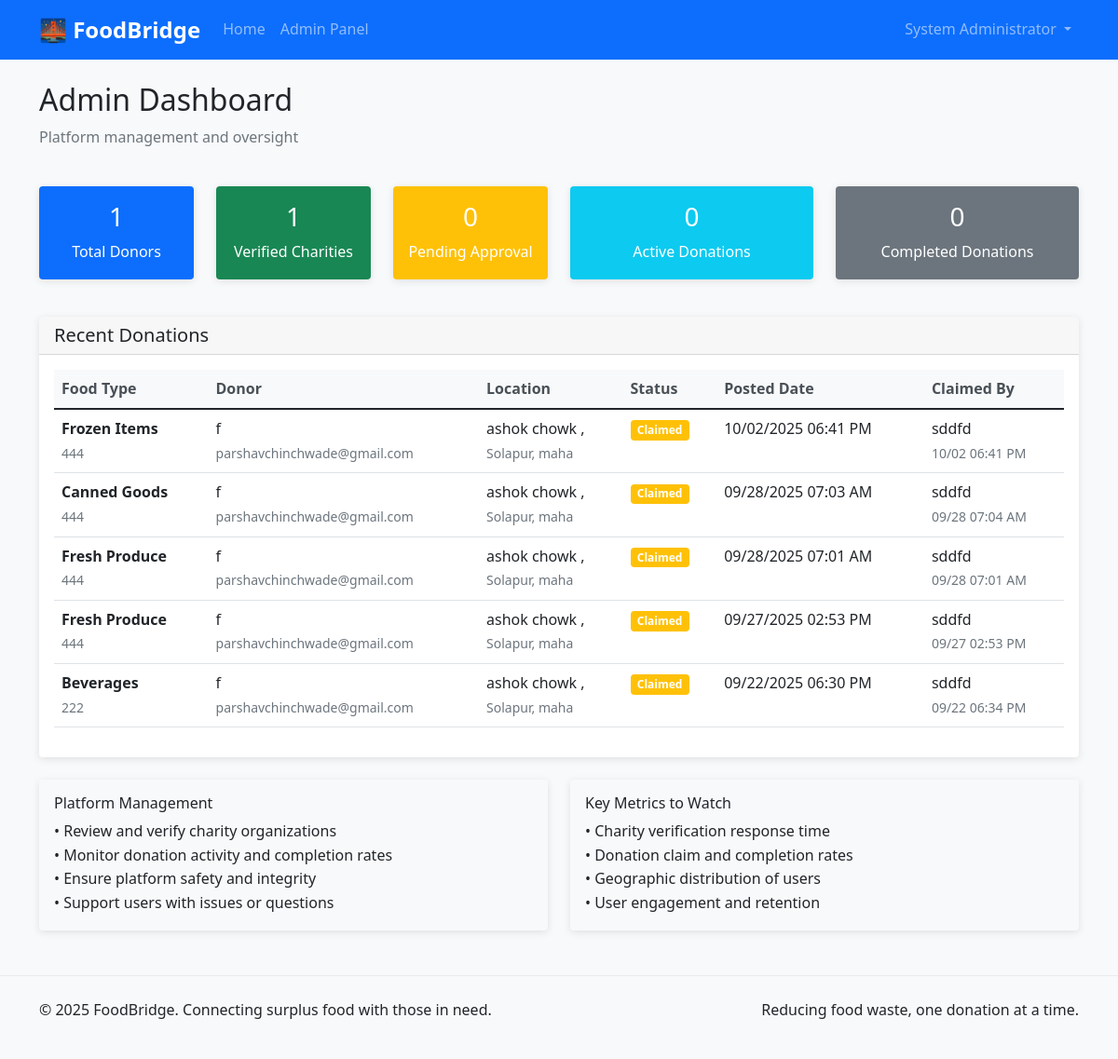
The app's page /admin/dashboard (signed in) with its own data.
### app.py (models this page shows, shortened)
class User(UserMixin, db.Model):
    id = db.Column(db.Integer, primary_key=True)
    username = db.Column(db.String(80), unique=True, nullable=False)
    email = db.Column(db.String(120), unique=True, nullable=False)
    password_hash = db.Column(db.String(128))
    user_type = db.Column(db.String(20), nullable=False)  # 'donor', 'charity', 'admin'
    name = db.Column(db.String(100), nullable=False)
    phone = db.Column(db.String(20))
    address = db.Column(db.String(200))
    city = db.Column(db.String(50))
    state = db.Column(db.String(50))
    zip_code = db.Column(db.String(10))
    is_verified = db.Column(db.Boolean, default=False)
    created_at = db.Column(db.DateTime, default=datetime.utcnow)

class Donation(db.Model):
    id = db.Column(db.Integer, primary_key=True)
    donor_id = db.Column(db.Integer, db.ForeignKey('user.id'), nullable=False)
    food_type = db.Column(db.String(100), nullable=False)
    quantity = db.Column(db.String(50), nullable=False)
    description = db.Column(db.Text)
    pickup_location = db.Column(db.String(200), nullable=False)
    pickup_address = db.Column(db.String(200), nullable=False)
    pickup_city = db.Column(db.String(50), nullable=False)
    pickup_state = db.Column(db.String(50), nullable=False)
    pickup_zip = db.Column(db.String(10), nullable=False)
    available_from = db.Column(db.DateTime, nullable=False)
    available_until = db.Column(db.DateTime, nullable=False)
    contact_name = db.Column(db.String(100), nullable=False)
    contact_phone = db.Column(db.String(20), nullable=False)
    contact_email = db.Column(db.String(120))
    status = db.Column(db.String(20), default='available')  # 'available', 'claimed', 'completed'
    claimed_by = db.Column(db.Integer, db.ForeignKey('user.id'))
    claimed_at = db.Column(db.DateTime)
    created_at = db.Column(db.DateTime, default=datetime.utcnow)
    donor = db.relationship('User', foreign_keys=[donor_id], backref='donations')
    claimer = db.relationship('User', foreign_keys=[claimed_by])

### app.py (the view)
@app.route('/admin/dashboard')
@login_required
def admin_dashboard():
    if current_user.user_type != 'admin':
        flash('Access denied')
        return redirect(url_for('index'))
    pending_charities = User.query.filter_by(user_type='charity', is_verified=False).all()
    all_donations = Donation.query.order_by(Donation.created_at.desc()).limit(20).all()
    stats = {
        'total_donors': User.query.filter_by(user_type='donor').count(),
        'total_charities': User.query.filter_by(user_type='charity', is_verified=True).count(),
        'pending_charities': len(pending_charities),
        'active_donations': Donation.query.filter_by(status='available').count(),
        'completed_donations': Donation.query.filter_by(status='completed').count()
    }
    return render_template('admin_dashboard.html',
                         pending_charities=pending_charities,
                         donations=all_donations,
                         stats=stats)

### app.py (called while the page is built)
@login_manager.user_loader
def load_user(user_id):
    return User.query.get(int(user_id))

### templates/admin_dashboard.html (shortened to what this page needs)
{% extends "base.html" %}
{% block content %}
<div class="row mb-4">
    <div class="col-12">
        <h2>Admin Dashboard</h2>
        <p class="text-muted">Platform management and oversight</p>
    </div>
</div>
<div class="row mb-4">
    <div class="col-md-2 col-sm-6 mb-3">
        <div class="card bg-primary text-white">
            <div class="card-body text-center">
                <h3 class="card-title">{{ stats.total_donors }}</h3>
                <p class="card-text">Total Donors</p>
            </div>
        </div>
    </div>
    <div class="col-md-2 col-sm-6 mb-3">
        <div class="card bg-success text-white">
            <div class="card-body text-center">
                <h3 class="card-title">{{ stats.total_charities }}</h3>
                <p class="card-text">Verified Charities</p>
            </div>
        </div>
    </div>
    <div class="col-md-2 col-sm-6 mb-3">
        <div class="card bg-warning text-white">
            <div class="card-body text-center">
                <h3 class="card-title">{{ stats.pending_charities }}</h3>
                <p class="card-text">Pending Approval</p>
            </div>
        </div>
    </div>
    <div class="col-md-3 col-sm-6 mb-3">
        <div class="card bg-info text-white">
            <div class="card-body text-center">
                <h3 class="card-title">{{ stats.active_donations }}</h3>
                <p class="card-text">Active Donations</p>
            </div>
        </div>
    </div>
    <div class="col-md-3 col-sm-6 mb-3">
        <div class="card bg-secondary text-white">
            <div class="card-body text-center">
                <h3 class="card-title">{{ stats.completed_donations }}</h3>
                <p class="card-text">Completed Donations</p>
            </div>
        </div>
    </div>
</div>
<div class="row">
    <div class="col-12">
        <div class="card">
            <div class="card-header">
                <h5 class="mb-0">Recent Donations</h5>
            </div>
            <div class="card-body">
                {% if donations %}
                <div class="table-responsive">
                    <table class="table table-hover">
                        <thead>
                            <tr>
                                <th>Food Type</th>
                                <th>Donor</th>
                                <th>Location</th>
                                <th>Status</th>
                                <th>Posted Date</th>
                                <th>Claimed By</th>
                            </tr>
                        </thead>
                        <tbody>
                            {% for donation in donations %}
                            <tr>
                                <td>
                                    <strong>{{ donation.food_type }}</strong><br>
                                    <small class="text-muted">{{ donation.quantity }}</small>
                                </td>
                                <td>
                                    {{ donation.donor.name }}<br>
                                    <small class="text-muted">{{ donation.donor.email }}</small>
                                </td>
                                <td>
                                    {{ donation.pickup_location }}<br>
                                    <small class="text-muted">{{ donation.pickup_city }}, {{ donation.pickup_state }}</small>
                                </td>
                                <td>
                                    <span class="badge
                                        {% if donation.status == 'available' %}bg-success
                                        {% elif donation.status == 'claimed' %}bg-warning
                                        {% else %}bg-secondary{% endif %}">
                                        {{ donation.status|title }}
                                    </span>
                                </td>
                                <td>{{ donation.created_at.strftime('%m/%d/%Y %I:%M %p') }}</td>
                                <td>
                                    {% if donation.claimer %}
                                        {{ donation.claimer.name }}<br>
                                        <small class="text-muted">{{ donation.claimed_at.strftime('%m/%d %I:%M %p') }}</small>
                                    {% else %}
                                        <span class="text-muted">Not claimed</span>
                                    {% endif %}
                                </td>
                            </tr>
                            {% endfor %}
                        </tbody>
                    </table>
                </div>
                {% else %}
                <div class="text-center py-4">
                    <p class="text-muted">No donations have been posted yet.</p>
                </div>
                {% endif %}
            </div>
        </div>
    </div>
</div>
<div class="row mt-4">
    <div class="col-md-6">
        <div class="card bg-light">
            <div class="card-body">
                <h6 class="card-title">Platform Management</h6>
                <ul class="list-unstyled mb-0">
                    <li>• Review and verify charity organizations</li>
                    <li>• Monitor donation activity and completion rates</li>
                    <li>• Ensure platform safety and integrity</li>
                    <li>• Support users with issues or questions</li>
                </ul>
            </div>
        </div>
    </div>
    <div class="col-md-6">
        <div class="card bg-light">
            <div class="card-body">
                <h6 class="card-title">Key Metrics to Watch</h6>
                <ul class="list-unstyled mb-0">
                    <li>• Charity verification response time</li>
                    <li>• Donation claim and completion rates</li>
                    <li>• Geographic distribution of users</li>
                    <li>• User engagement and retention</li>
                </ul>
            </div>
        </div>
    </div>
</div>
{% endblock %}

### templates/base.html (shortened to what this page needs)
<!DOCTYPE html>
<html lang="en">
<head>
    <link href="https://cdn.jsdelivr.net/npm/bootstrap@5.1.3/dist/css/bootstrap.min.css" rel="stylesheet">
    <link rel="stylesheet" href="{{ url_for('static', filename='css/style.css') }}">
</head>
<body>
    <nav class="navbar navbar-expand-lg navbar-dark bg-primary">
        <div class="container">
            <a class="navbar-brand" href="{{ url_for('index') }}">🌉 FoodBridge</a>
            <div class="collapse navbar-collapse" id="navbarNav">
                <ul class="navbar-nav me-auto">
                    <li class="nav-item">
                        <a class="nav-link" href="{{ url_for('index') }}">Home</a>
                    </li>
                    {% if current_user.is_authenticated %}
                        {% if current_user.user_type == 'donor' %}
                            <li class="nav-item">
                                <a class="nav-link" href="{{ url_for('donor_dashboard') }}">My Donations</a>
                            </li>
                            <li class="nav-item">
                                <a class="nav-link" href="{{ url_for('post_donation') }}">Post Food</a>
                            </li>
                        {% elif current_user.user_type == 'charity' %}
                            <li class="nav-item">
                                <a class="nav-link" href="{{ url_for('charity_dashboard') }}">Dashboard</a>
                            </li>
                        {% elif current_user.user_type == 'admin' %}
                            <li class="nav-item">
                                <a class="nav-link" href="{{ url_for('admin_dashboard') }}">Admin Panel</a>
                            </li>
                        {% endif %}
                    {% endif %}
                </ul>
                <ul class="navbar-nav">
                    {% if current_user.is_authenticated %}
                        <li class="nav-item dropdown">
                            <a class="nav-link dropdown-toggle" href="#" id="navbarDropdown" role="button" data-bs-toggle="dropdown">
                                {{ current_user.name }}
                            </a>
                        </li>
                    {% endif %}
                </ul>
            </div>
        </div>
    </nav>
    <main class="container mt-4">
        {% block content %}{% endblock %}
    </main>
    <footer class="bg-light mt-5 py-4">
        <div class="container">
            <div class="row">
                <div class="col-md-6">
                    <p>&copy; 2025 FoodBridge. Connecting surplus food with those in need.</p>
                </div>
                <div class="col-md-6 text-end">
                    <p>Reducing food waste, one donation at a time.</p>
                </div>
            </div>
        </div>
    </footer>
</body>
</html>

### static/css/style.css (style rules this page uses)
body { font-family: 'Segoe UI', Tahoma, Geneva, Verdana, sans-serif; line-height: 1.6; background-color: #f8f9fa; }
.navbar-brand { font-size: 1.5rem; font-weight: bold; }
.card { border: none; box-shadow: 0 2px 8px rgba(0, 0, 0, 0.1); transition: all 0.3s ease; }
.badge { font-size: 0.75rem; padding: 0.4em 0.6em; }
.table { background: white; }
.table th { border-top: none; font-weight: 600; color: #495057; background-color: #f8f9fa; }
footer { background-color: #f8f9fa !important; border-top: 1px solid #e9ecef; margin-top: auto; }
.fade-in { animation: fadeIn 0.5s ease-in; }

### records on screen
User: name "System Administrator"
Donation: food_type "Frozen Items", quantity "444", donor.name "f", donor.email "parshavchinchwade@gmail.com", pickup_location "ashok chowk ,", pickup_city "Solapur", pickup_state "maha", status "Claimed", created_at "10/02/2025 06:41 PM", claimer.name "sddfd", claimed_at "10/02 06:41 PM"
Donation: food_type "Canned Goods", quantity "444", donor.name "f", donor.email "parshavchinchwade@gmail.com", pickup_location "ashok chowk ,", pickup_city "Solapur", pickup_state "maha", status "Claimed", created_at "09/28/2025 07:03 AM", claimer.name "sddfd", claimed_at "09/28 07:04 AM"
Donation: food_type "Fresh Produce", quantity "444", donor.name "f", donor.email "parshavchinchwade@gmail.com", pickup_location "ashok chowk ,", pickup_city "Solapur", pickup_state "maha", status "Claimed", created_at "09/28/2025 07:01 AM", claimer.name "sddfd", claimed_at "09/28 07:01 AM"
Donation: food_type "Fresh Produce", quantity "444", donor.name "f", donor.email "parshavchinchwade@gmail.com", pickup_location "ashok chowk ,", pickup_city "Solapur", pickup_state "maha", status "Claimed", created_at "09/27/2025 02:53 PM", claimer.name "sddfd", claimed_at "09/27 02:53 PM"
Donation: food_type "Beverages", quantity "222", donor.name "f", donor.email "parshavchinchwade@gmail.com", pickup_location "ashok chowk ,", pickup_city "Solapur", pickup_state "maha", status "Claimed", created_at "09/22/2025 06:30 PM", claimer.name "sddfd", claimed_at "09/22 06:34 PM"

### other values on screen
{{ stats.total_donors }} "1"
{{ stats.total_charities }} "1"
{{ stats.pending_charities }} "0"
{{ stats.active_donations }} "0"
{{ stats.completed_donations }} "0"
